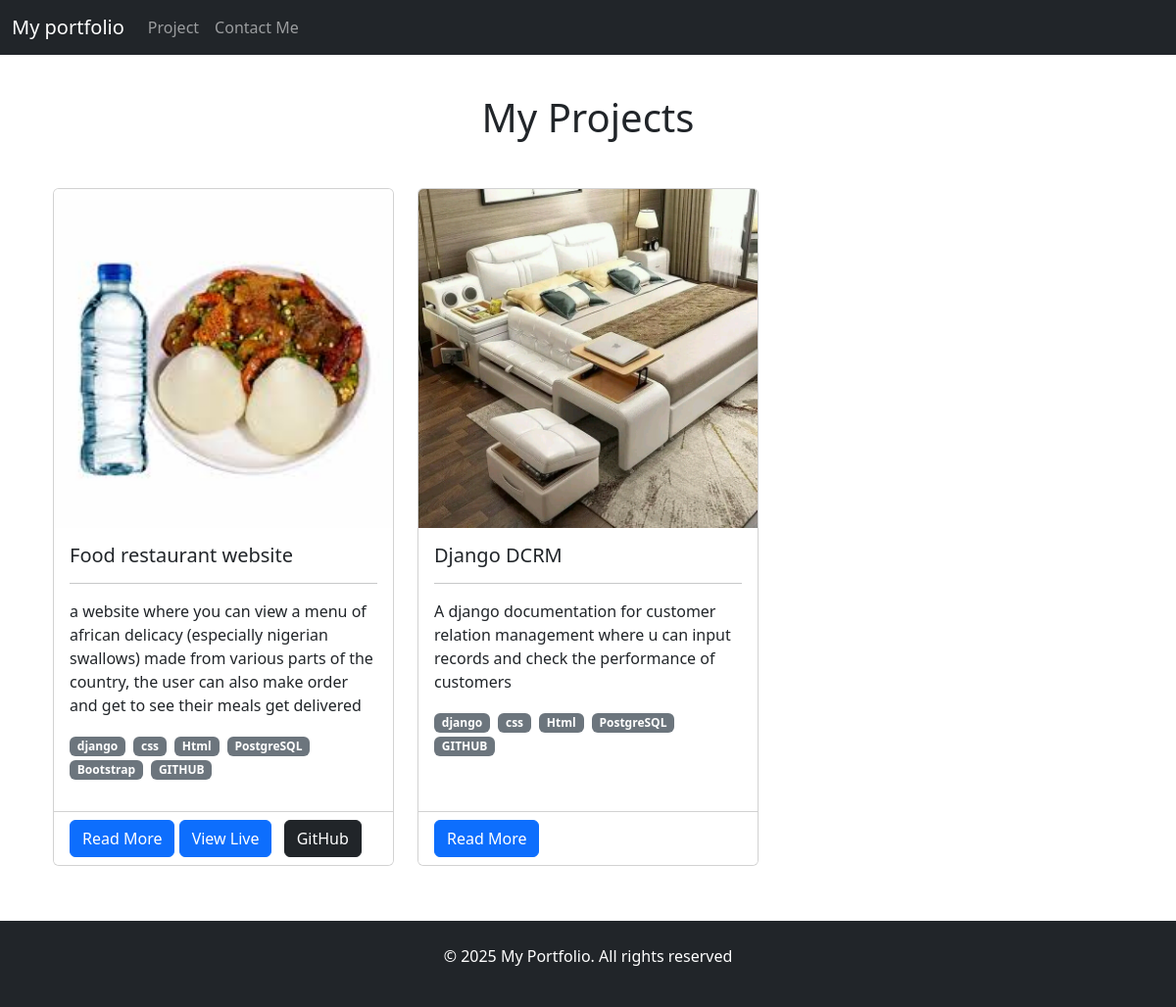
/projects/, run on the app's committed database.
### projects/models.py (models this page shows, shortened)
class Project(models.Model):
    title = models.CharField(max_length=100)
    description = models.TextField()
    technology = models.ManyToManyField(Skill)
    image = models.ImageField(upload_to="images",  blank=True)
    img = models.ImageField(upload_to="img",  blank=True)
    url = models.URLField(blank=True)
    github_url = models.URLField(blank=True)
    date_created = models.DateField(auto_now_add=True)
    order = models.IntegerField(default=0)
    class Meta:
        ordering = ['order']

class Skill(models.Model):
    name = models.CharField(max_length=50)
    percentage = models.IntegerField(
        validators=[MinValueValidator(0), MaxValueValidator(100)]
    )
    order = models.IntegerField(default=0)
    class Meta:
        ordering = ['order']

### projects/views.py (the view)
# urls.py: path('', views.project_index, name='project_index'),
def project_index(request):
    projects = Project.objects.all()
    context = {
		"projects": projects
	}
    return render(request, 'projects/project_index.html', context)

### projects/templates/projects/project_index.html
{% extends 'pages/base.html' %}
{% load static %}
{% block content %}
<br><br>
<section class="py-5">
    <div class="container">
        <h1 class="text-center mb-5">My Projects</h1>
        <div class="row">
            {% for project in projects %}
            <div class="col-md-6 col-lg-4 mb-4">
                <div class="card h-100">
                    <img src="{{ project.image.url }}" class="card-img-top" alt="{{ project.title }}">
                    <div class="card-body">
                        <h5 class="card-title">{{ project.title }}</h5><hr>
                        <p class="card-text">{{ project.description }}</p>
                        <div class="mb-3">
                            {% for tech in project.technology.all %}
                            <span class="badge bg-secondary me-1">{{ tech.name }}</span>
                            {% endfor %}
                        </div>
                    </div>
                    <div class="card-footer bg-white">
						<a href="{% url 'project_detail' project.pk %}" class="btn btn-primary">Read More</a>
                        {% if project.url %}
                        <a href="{{ project.url }}" class="btn btn-primary me-2" target="_blank">View Live</a>
                        {% endif %}
                        {% if project.github_url %}
                        <a href="{{ project.github_url }}" class="btn btn-dark" target="_blank">GitHub</a>
                        {% endif %}
                    </div>
                </div>
            </div>
            {% endfor %}
        </div>
    </div>
</section>
<br><br><br>
{% endblock content %}

### data on the page
Project: image (picture), title "Food restaurant website", description "a website where you can view a menu of african delicacy (especially nigerian swallows) made from various parts of the country, the user can also make order and get to see their meals get delivered"
Skill: name "django"
Skill: name "css"
Skill: name "Html"
Skill: name "PostgreSQL"
Skill: name "Bootstrap"
Skill: name "GITHUB"
Project: image (picture), title "Django DCRM", description "A django documentation for customer relation management where u can input records and check the performance of customers"
